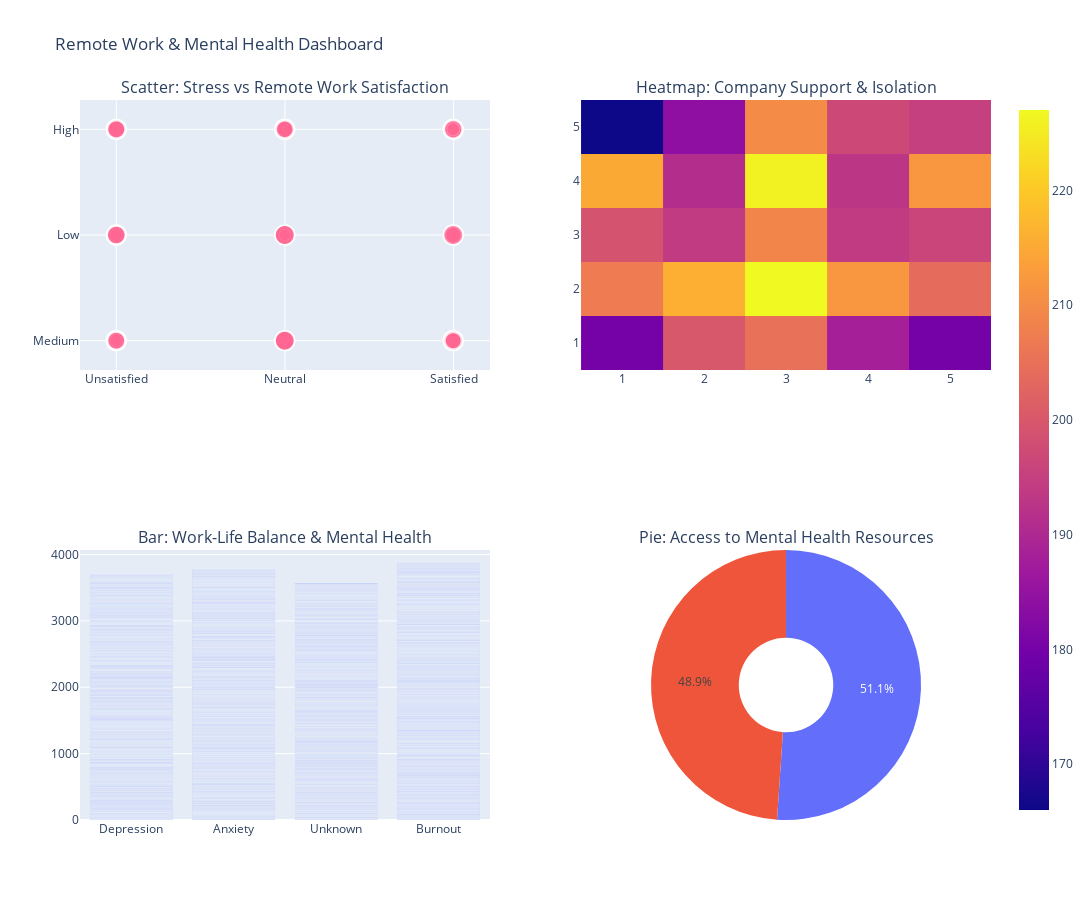

Notebook cell for this chart:
### Code cell
from plotly.subplots import make_subplots

fig = make_subplots(
    rows=2, cols=2,
    subplot_titles=(
        "Scatter: Stress vs Remote Work Satisfaction",
        "Heatmap: Company Support & Isolation",
        "Bar: Work-Life Balance & Mental Health",
        "Pie: Access to Mental Health Resources"
    ),
    specs=[[{"type": "scatter"}, {"type": "heatmap"}],
           [{"type": "bar"}, {"type": "domain"}]]
)

for trace in scatter_fig.data:
    fig.add_trace(trace, row=1, col=1)

for trace in heatmap_fig.data:
    fig.add_trace(trace, row=1, col=2)

for trace in bar_fig.data:
    fig.add_trace(trace, row=2, col=1)

for trace in pie_fig.data:
    fig.add_trace(trace, row=2, col=2)

fig.update_layout(
    height=900,
    width=1200,
    title_text="Remote Work & Mental Health Dashboard",
    showlegend=False
)

fig.show()

### Figure 1 — Plotly figure (JSON) as saved in the notebook; plotly's stock layout.template omitted (floating-point values rounded to 4 significant figures; data arrays with more than 128 entries replaced by an {"elided": "..."} marker saying what was removed)
{"data": [{"hovertemplate": "<b>%{hovertext}</b><br><br>Job_Role=HR<br>Satisfaction with Remote Work=%{x}<br>Stress Level=%{y}<br>Hours_Worked_Per_Week=%{marker.size}<extra></extra>", "hovertext": {"elided": "716 str values"}, "legendgroup": "HR", "marker": {"color": "#636efa", "size": {"elided": "716 int values"}, "sizemode": "area", "sizeref": 0.15, "symbol": "circle"}, "mode": "markers", "name": "HR", "showlegend": true, "type": "scattergl", "x": {"elided": "716 str values"}, "xaxis": "x", "y": {"elided": "716 str values"}, "yaxis": "y"}, {"hovertemplate": "<b>%{hovertext}</b><br><br>Job_Role=Data Scientist<br>Satisfaction with Remote Work=%{x}<br>Stress Level=%{y}<br>Hours_Worked_Per_Week=%{marker.size}<extra></extra>", "hovertext": {"elided": "696 str values"}, "legendgroup": "Data Scientist", "marker": {"color": "#EF553B", "size": {"elided": "696 int values"}, "sizemode": "area", "sizeref": 0.15, "symbol": "circle"}, "mode": "markers", "name": "Data Scientist", "showlegend": true, "type": "scattergl", "x": {"elided": "696 str values"}, "xaxis": "x", "y": {"elided": "696 str values"}, "yaxis": "y"}, {"hovertemplate": "<b>%{hovertext}</b><br><br>Job_Role=Software Engineer<br>Satisfaction with Remote Work=%{x}<br>Stress Level=%{y}<br>Hours_Worked_Per_Week=%{marker.size}<extra></extra>", "hovertext": {"elided": "711 str values"}, "legendgroup": "Software Engineer", "marker": {"color": "#00cc96", "size": {"elided": "711 int values"}, "sizemode": "area", "sizeref": 0.15, "symbol": "circle"}, "mode": "markers", "name": "Software Engineer", "showlegend": true, "type": "scattergl", "x": {"elided": "711 str values"}, "xaxis": "x", "y": {"elided": "711 str values"}, "yaxis": "y"}, {"hovertemplate": "<b>%{hovertext}</b><br><br>Job_Role=Sales<br>Satisfaction with Remote Work=%{x}<br>Stress Level=%{y}<br>Hours_Worked_Per_Week=%{marker.size}<extra></extra>", "hovertext": {"elided": "733 str values"}, "legendgroup": "Sales", "marker": {"color": "#ab63fa", "size": {"elided": "733 int values"}, "sizemode": "area", "sizeref": 0.15, "symbol": "circle"}, "mode": "markers", "name": "Sales", "showlegend": true, "type": "scattergl", "x": {"elided": "733 str values"}, "xaxis": "x", "y": {"elided": "733 str values"}, "yaxis": "y"}, {"hovertemplate": "<b>%{hovertext}</b><br><br>Job_Role=Marketing<br>Satisfaction with Remote Work=%{x}<br>Stress Level=%{y}<br>Hours_Worked_Per_Week=%{marker.size}<extra></extra>", "hovertext": {"elided": "683 str values"}, "legendgroup": "Marketing", "marker": {"color": "#FFA15A", "size": {"elided": "683 int values"}, "sizemode": "area", "sizeref": 0.15, "symbol": "circle"}, "mode": "markers", "name": "Marketing", "showlegend": true, "type": "scattergl", "x": {"elided": "683 str values"}, "xaxis": "x", "y": {"elided": "683 str values"}, "yaxis": "y"}, {"hovertemplate": "<b>%{hovertext}</b><br><br>Job_Role=Designer<br>Satisfaction with Remote Work=%{x}<br>Stress Level=%{y}<br>Hours_Worked_Per_Week=%{marker.size}<extra></extra>", "hovertext": {"elided": "723 str values"}, "legendgroup": "Designer", "marker": {"color": "#19d3f3", "size": {"elided": "723 int values"}, "sizemode": "area", "sizeref": 0.15, "symbol": "circle"}, "mode": "markers", "name": "Designer", "showlegend": true, "type": "scattergl", "x": {"elided": "723 str values"}, "xaxis": "x", "y": {"elided": "723 str values"}, "yaxis": "y"}, {"hovertemplate": "<b>%{hovertext}</b><br><br>Job_Role=Project Manager<br>Satisfaction with Remote Work=%{x}<br>Stress Level=%{y}<br>Hours_Worked_Per_Week=%{marker.size}<extra></extra>", "hovertext": {"elided": "738 str values"}, "legendgroup": "Project Manager", "marker": {"color": "#FF6692", "size": {"elided": "738 int values"}, "sizemode": "area", "sizeref": 0.15, "symbol": "circle"}, "mode": "markers", "name": "Project Manager", "showlegend": true, "type": "scattergl", "x": {"elided": "738 str values"}, "xaxis": "x", "y": {"elided": "738 str values"}, "yaxis": "y"}, {"coloraxis": "coloraxis", "hovertemplate": "Company Support for Remote Work=%{x}<br>Social Isolation Rating=%{y}<br>count=%{z}<extra></extra>", "name": "", "type": "histogram2d", "x": {"elided": "5000 int values"}, "xaxis": "x2", "xbingroup": "x", "y": {"elided": "5000 int values"}, "yaxis": "y2", "ybingroup": "y"}, {"alignmentgroup": "True", "customdata": {"elided": "5000x2 mixed values"}, "hovertemplate": "Mental Health Condition=%{x}<br>Work-Life Balance Rating=%{y}<br>Stress_Level=%{customdata[0]}<br>Number_of_Virtual_Meetings=%{customdata[1]}<extra></extra>", "legendgroup": "", "marker": {"color": "#636efa", "pattern": {"shape": ""}}, "name": "", "offsetgroup": "", "orientation": "v", "showlegend": false, "textposition": "auto", "type": "bar", "x": {"elided": "5000 str values"}, "xaxis": "x3", "y": {"elided": "5000 int values"}, "yaxis": "y3"}, {"domain": {"x": [0.55, 1], "y": [0, 0.375]}, "hole": 0.35, "hovertemplate": "Access_to_Mental_Health_Resources=%{label}<extra></extra>", "labels": {"elided": "5000 str values"}, "legendgroup": "", "name": "", "showlegend": true, "type": "pie"}], "layout": {"annotations": [{"font": {"size": 16}, "showarrow": false, "text": "Scatter: Stress vs Remote Work Satisfaction", "x": 0.225, "xanchor": "center", "xref": "paper", "y": 1, "yanchor": "bottom", "yref": "paper"}, {"font": {"size": 16}, "showarrow": false, "text": "Heatmap: Company Support & Isolation", "x": 0.775, "xanchor": "center", "xref": "paper", "y": 1, "yanchor": "bottom", "yref": "paper"}, {"font": {"size": 16}, "showarrow": false, "text": "Bar: Work-Life Balance & Mental Health", "x": 0.225, "xanchor": "center", "xref": "paper", "y": 0.375, "yanchor": "bottom", "yref": "paper"}, {"font": {"size": 16}, "showarrow": false, "text": "Pie: Access to Mental Health Resources", "x": 0.775, "xanchor": "center", "xref": "paper", "y": 0.375, "yanchor": "bottom", "yref": "paper"}], "height": 900, "showlegend": false, "title": {"text": "Remote Work & Mental Health Dashboard"}, "width": 1200, "xaxis": {"anchor": "y", "autorange": true, "domain": [0, 0.45], "range": [-0.2037, 2.204], "type": "category"}, "xaxis2": {"anchor": "y2", "autorange": true, "domain": [0.55, 1], "range": [0.5, 5.5], "type": "linear"}, "xaxis3": {"anchor": "y3", "autorange": true, "domain": [0, 0.45], "range": [-0.5, 3.5], "type": "category"}, "yaxis": {"anchor": "x", "autorange": true, "domain": [0.625, 1], "range": [-0.2773, 2.277], "type": "category"}, "yaxis2": {"anchor": "x2", "autorange": true, "domain": [0.625, 1], "range": [0.5, 5.5], "type": "linear"}, "yaxis3": {"anchor": "x3", "autorange": true, "domain": [0, 0.375], "range": [0, 4068.0], "type": "linear"}}}
